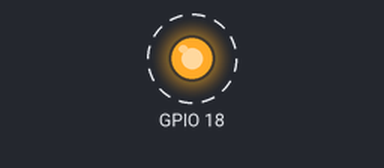
A sketch run on a simulated ESP32. Parts: output pins drawn as LEDs (lit = HIGH). Dashed ring = blinking. What the sketch prints to the serial monitor is not drawn.

Above: at 0.5 s.
Timing chart, 0 to 4.6 s (numbered marks = the images above):
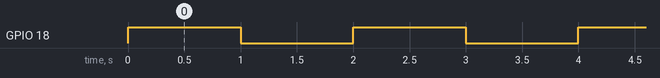

The sketch:

ESP32_blinky.ino
```cpp
#define LED_PIN SCK//MISO//MOSI //SS

bool isOn = false;

void setup() {
  Serial.begin(115200);
  // initialize digital pin LED_PIN as an output.
  pinMode(LED_PIN, OUTPUT);
  digitalWrite(LED_PIN, LOW);
}

void loop() {
  if (isOn){
    digitalWrite(LED_PIN, LOW); // turn the LED off
    Serial.println("Off");
  } else {
    digitalWrite(LED_PIN, HIGH); // turn the LED on
    Serial.println("On");
  }
  isOn = !isOn;
  delay(1000);
}
```

Measured:
- by itself, GPIO 18: alternates HIGH for 1.0 s and LOW for 1.0 s
